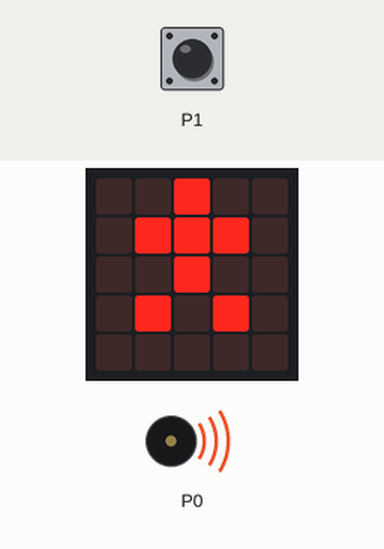
Bench run of a program on a simulated BBC micro:bit (MakeCode). Parts: the board's 5×5 LED display, buzzer (waves = sounding). The inputs (shaded band) are chosen by the test bench; at power-on: P1 HIGH.

Above: at 1.2 s.
1.3 s: P1 pulled LOW for 0.5 s
At 1.88 s:
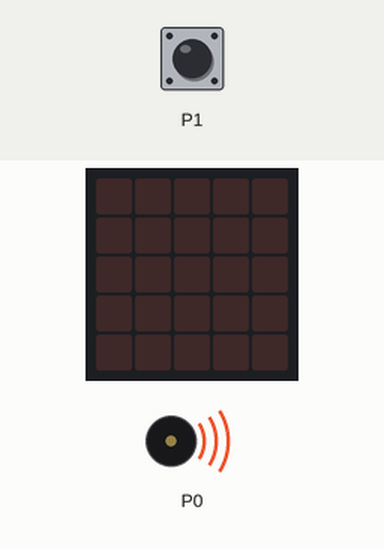
At 2.3 s:
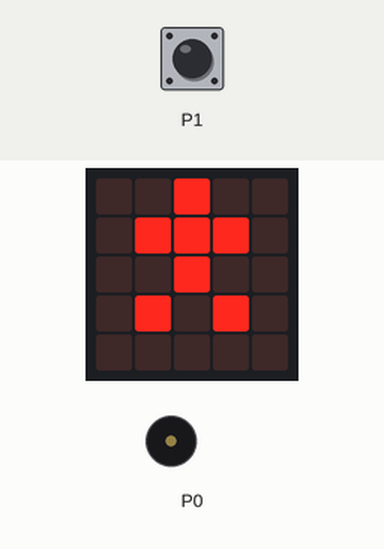
3.6 s: P1 pulled LOW for 3.2 s
At 5.6 s:
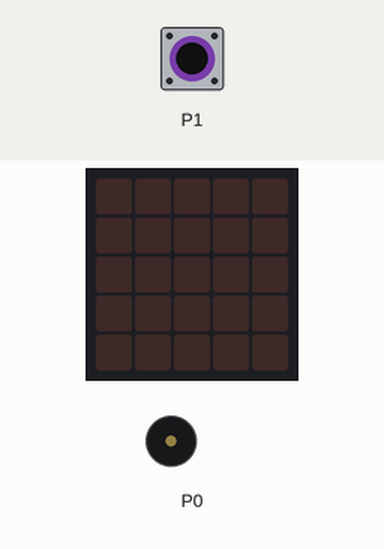
Timing chart, 0 to 9.0 s (numbered marks = the images above; inputs shaded):
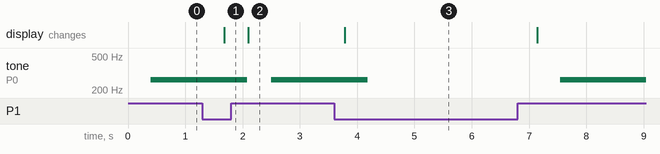

Measured:
- after the input at 1.3 s, tone on P0: 262 Hz → silent after 0.78 s, → 262 Hz 0.42 s later; the display: changes after 0.38 s (image 1)
- after the input at 3.6 s, tone on P0: 262 Hz → silent after 0.58 s, → 262 Hz 3.4 s later; the display: changes after 0.18 s (image 3)

The program:

main.ts
```typescript
pins.setPull(DigitalPin.P1, PinPullMode.PullUp)
basic.forever(function () {
    if (pins.digitalReadPin(DigitalPin.P1) == 1) {
        basic.showLeds(`
            . . # . .
            . # # # .
            . . # . .
            . # . # .
            . . . . .
            `)
        music.ringTone(262)
    } else if (pins.digitalReadPin(DigitalPin.P1) == 0) {
        basic.showLeds(`
            . . . . .
            . . . . .
            . . . . .
            . . . . .
            . . . . .
            `)
        music.stopAllSounds()
    }
})
```

test.ts
```typescript
// 在此处测试；当此软件包作为插件使用时，将不会编译此软件包。
```
